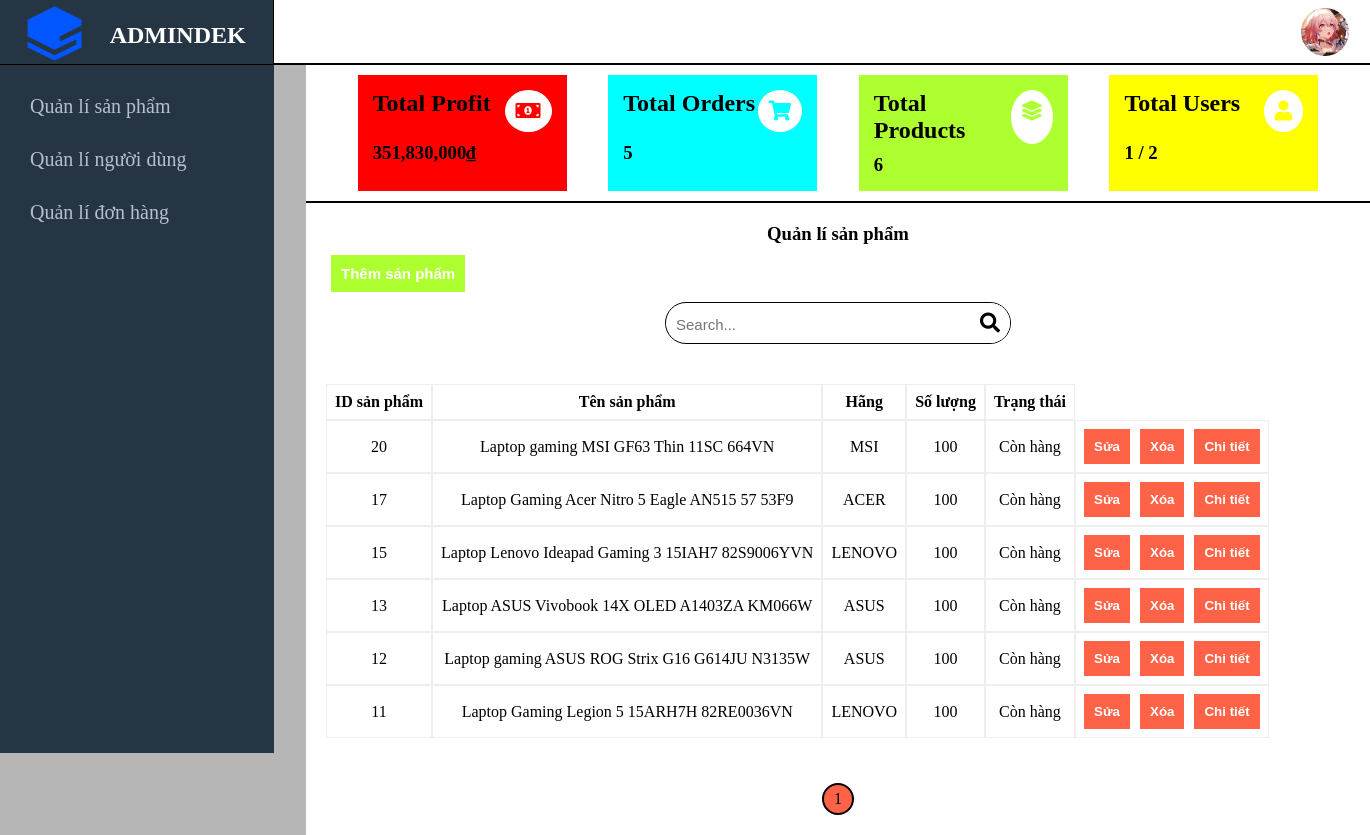
The page /admin.php?type=manager_product (signed in) on the database its author committed.
### tables this page shows
CREATE TABLE `product` (
  `id` int(11) NOT NULL,
  `name` varchar(200) NOT NULL,
  `image` text DEFAULT NULL,
  `quantity` text DEFAULT NULL,
  `price` float(10,3) DEFAULT 0.000,
  `sale_price` float(10,3) DEFAULT 0.000,
  `id_hang` int(11) DEFAULT NULL,
  `cpu` text DEFAULT NULL,
  `ram` text DEFAULT NULL,
  `o_cung` text DEFAULT NULL,
  `card_do_hoa` text DEFAULT NULL,
  `trong_luong` text DEFAULT NULL,
  `mau_sac` text DEFAULT NULL,
  `kich_thuoc` text DEFAULT NULL,
  `status` tinyint(4) NOT NULL DEFAULT 1
);

CREATE TABLE `hang` (
  `id` int(11) NOT NULL,
  `name` varchar(200) NOT NULL,
  `image` text DEFAULT NULL
);

### manager_product.php (the view, shortened to what this page needs)
<?php
$sql = "SELECT * FROM product";
$result = mysqli_query($conn, $sql);
$total_table = mysqli_num_rows($result);
$limit = 30;
$cr_page = (isset($_GET['page']) ? $_GET['page'] : 1);
$page = ceil($total_table / $limit);
$start = ($cr_page - 1) * $limit;
$result = mysqli_query($conn, "SELECT product.*, hang.name AS 'name_hang' FROM product JOIN hang ON product.id_hang = hang.id ORDER BY product.id DESC LIMIT $start, $limit");
?>
<!DOCTYPE html>
<html lang="vn">
<head>
    <link rel="stylesheet" href="./Css/styles.css">
    <link rel="stylesheet" href="./Css/responsive_home.css">
</head>
<body>
    <div class="manager_product_frame">
        <div class="title_manager_product">
            <h3>Quản lí sản phẩm</h3>
        </div>
        <div class="operation_product">
            <div class="button_add_product">
                <button><a href="admin.php?type=add_product">Thêm sản phẩm</a></button>
            </div>
            <div class="frame_search_product">
                <div class="search_product">
                    <form action="" id="search_box" method="POST" role="form">
                        <input class="search_text" id="search_text" name="searchss" type="text" placeholder="Search...">
                        <button class="search_submit" id="search_submit" type="submit"><i class="fas fa-search"></i></button>
                    </form>
                </div>
            </div>
        </div>
        <div class="manager_product">
            <table>
                <thead>
                    <tr>
                        <th>ID sản phẩm</th>
                        <th>Tên sản phẩm </th>
                        <th>Hãng</th>
                        <th>Số lượng</th>
                        <th>Trạng thái</th>
                    </tr>
                </thead>
                <tbody>
                    <?php foreach ($result as $pro) : ?>
                        <tr>
                            <td style="text-align: center;"><?php echo $pro['id'] ?></td>
                            <td style="text-align: center;"><?php echo $pro['name'] ?></td>
                            <td style="text-align: center;"><?php echo $pro['name_hang'] ?></td>
                            <td style="text-align: center;"><?php echo $pro['quantity'] ?></td>
                            <?php if ($pro['status'] == 1) { ?>
                                <td style="text-align: center;">Còn hàng</td>
                            <?php } else { ?>
                                <td style="text-align: center;">Hết hàng</td>
                            <?php } ?>
                            <td class="button_fdd">
                                <button class="button_fixed"><a href="admin.php?type=fixed_product&id=<?php echo $pro['id'] ?>">Sửa</a></button>
                                <button class="button_delete"><a href="remove_product.php?id=<?php echo $pro['id'] ?>">Xóa</a></button>
                                <button class="button_details"><a href="product_detail.php?id=<?php echo $pro['id'] ?>">Chi tiết</a></button>
                            </td>
                        </tr>
                    <?php endforeach; ?>
                </tbody>
            </table>
            <div class="page_number">
                <div class="number">
                    <ul>
                        <?php for ($i = 1; $i <= $page; $i++) { ?>
                            <li class="number1 <?php echo (($cr_page == $i) ? 'active' : '') ?>"><a href="admin.php?type=manager_product&page=<?php echo $i ?>"><?php echo $i ?></a></li>
                        <?php } ?>
                    </ul>
                </div>
            </div>
        </div>
    </div>
</body>
</html>

### Css/styles.css (style rules this page uses)
* { box-sizing: border-box; margin: 0; padding: 0; }
html body { background-color: #b6b6b6; overflow-y: scroll; flex-grow: 1; }
.fa-search, .fa-shopping-cart { font-size: 20px; }
#search_box { background: white; border-radius: 30px; margin-top: 10px; }
#search_text { padding: 15px 15px; border: none; outline: none; border-radius: 50%; width: 500px; font-size: 15px; }
#search_submit { border: none; padding: 15px; border-radius: 50%; background: white; }
.content_type, .content_laptop, .page_number { display: flex; justify-content: center; align-items: center; }
.page_number { margin-top: 25px; }
.page_number .number ul { display: flex; }
.page_number .number ul li a { text-decoration: none; color: black; font-size: 16px; }
.page_number .number ul li { border: 2px solid black; margin: 10px; border-radius: 30px; list-style: none; padding: 5px 10px; }
.page_number .active { background-color: tomato; }
.manager_product_frame .manager_product table { box-sizing: border-box; border-collapse: separate; border-spacing: 0; padding: 10px; margin-left: 0px; }
.manager_product_frame .manager_product table tr th { border: 2px solid #eeeeee; box-sizing: border-box; border-style: solid; border-width: 1px; padding: 8px; }
.manager_product_frame .manager_product table tr td { border: 2px solid #eeeeee; box-sizing: border-box; border-style: solid; border-width: 1px; padding: 8px; }
.manager_product_frame .manager_product button { padding: 10px; background-color: tomato; border: none; font-weight: 600; cursor: pointer; }
.manager_product_frame .manager_product button a { color: white; text-decoration: none; }
.manager_product_frame .manager_product .button_fdd { display: flex; }
.manager_product_frame .manager_product .button_fixed, .manager_product_frame .manager_product .button_delete { margin-right: 10px; }
.manager_product_frame { background-color: white; padding: 10px; height: 100%; }
.manager_product_frame .title_manager_product h3 { text-align: center; padding: 10px; }
.manager_product_frame .button_add_product button { padding: 10px; margin-left: 15px; margin-right: 15px; background-color: greenyellow; border: none; font-size: 15px; font-weight: 600; }
.manager_product_frame .button_add_product button a { text-decoration: none; color: white; }
.manager_product_frame .operation_product .frame_search_product { display: flex; justify-content: center; align-items: center; }
.manager_product_frame .operation_product { padding-bottom: 30px; }
.manager_product_frame .operation_product #search_box { border: 1px solid black; border-radius: 30px; }
.manager_product_frame .search_product #search_text { padding: 10px 10px; outline: none; width: 300px; font-size: 15px; border: none; border-radius: 50%; }
.manager_product_frame .search_product #search_submit { border: none; padding: 10px 10px; background: white; border-radius: 50%; font-size: 15px; }

### rows shown on the page
product: id "20", name "Laptop gaming MSI GF63 Thin 11SC 664VN", id_hang.name "MSI", quantity "100", status "Còn hàng"
product: id "17", name "Laptop Gaming Acer Nitro 5 Eagle AN515 57 53F9", id_hang.name "ACER", quantity "100", status "Còn hàng"
product: id "15", name "Laptop Lenovo Ideapad Gaming 3 15IAH7 82S9006YVN", id_hang.name "LENOVO", quantity "100", status "Còn hàng"
product: id "13", name "Laptop ASUS Vivobook 14X OLED A1403ZA KM066W", id_hang.name "ASUS", quantity "100", status "Còn hàng"
product: id "12", name "Laptop gaming ASUS ROG Strix G16 G614JU N3135W", id_hang.name "ASUS", quantity "100", status "Còn hàng"
product: id "11", name "Laptop Gaming Legion 5 15ARH7H 82RE0036VN", id_hang.name "LENOVO", quantity "100", status "Còn hàng"

### other values the page prints
$totalRevenue * 1000 "351,830"
$totalOrders "5"
$totalProducts "6"
$onlineUsers "1"
$totalUsers "2"
